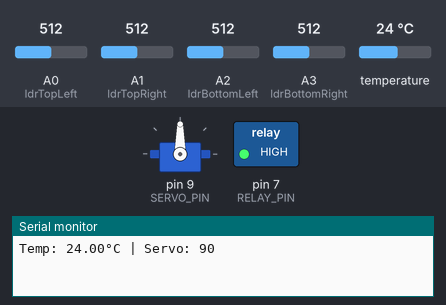
This sketch was run on a simulated Arduino Uno, built with avr-gcc and run on an emulated ATmega328P. On the bench: servo, switched loads named in the sketch (green lamp = pin HIGH), the last lines printed to the serial monitor. The inputs (shaded band) are chosen by the test bench; at power-on: A0 (ldrTopLeft) = 512, A1 (ldrTopRight) = 512, A2 (ldrBottomLeft) = 512, A3 (ldrBottomRight) = 512, temperature 24 °C.

Above: at 2.5 s.
2.6 s: A0 (ldrTopLeft) set to 537
5.0 s: A0 (ldrTopLeft) set to 561
At 25.7 s:
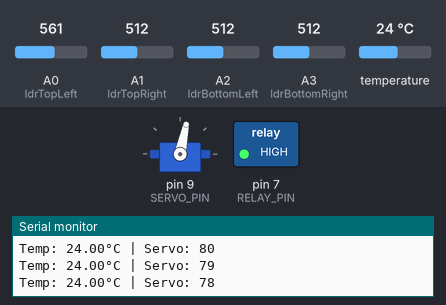
Timing chart, 0 to 26.3 s (numbered marks = the images above; inputs shaded):
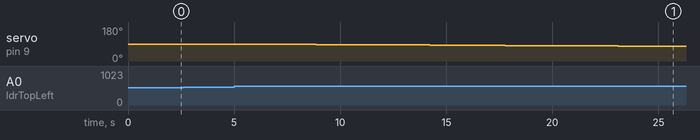

Measured:
- the behaviour switches between 553 and 554 on A0 (ldrTopLeft) (found by bisection; images 0 and 1)
- after the input at 5.0 s, servo on pin 9 (SERVO_PIN): moves from 90° to 78° over 19.6 s, starting after 0.31 s

The sketch:

code.ino
```cpp
#include <Servo.h>
#include <OneWire.h>
#include <DallasTemperature.h>

#define ONE_WIRE_BUS 2
#define RELAY_PIN 7
#define SERVO_PIN 9

// LDR pins
const int ldrTopLeft = A0;
const int ldrTopRight = A1;
const int ldrBottomLeft = A2;
const int ldrBottomRight = A3;

Servo horizontalServo;
OneWire oneWire(ONE_WIRE_BUS);
DallasTemperature sensors(&oneWire);

int servoPosition = 90;
const int minServo = 60;
const int maxServo = 120;
const int threshold = 20;
const float tempThreshold = 45.0;

void setup() {
  Serial.begin(9600);
  sensors.begin();

  pinMode(RELAY_PIN, OUTPUT);
  digitalWrite(RELAY_PIN, HIGH); // Pump OFF

  horizontalServo.attach(SERVO_PIN);
  horizontalServo.write(servoPosition);

  pinMode(ldrTopLeft, INPUT);
  pinMode(ldrTopRight, INPUT);
  pinMode(ldrBottomLeft, INPUT);
  pinMode(ldrBottomRight, INPUT);
}

void loop() {
  // --------- LDR SUN TRACKING ---------
  int tl = analogRead(ldrTopLeft);
  int tr = analogRead(ldrTopRight);
  int bl = analogRead(ldrBottomLeft);
  int br = analogRead(ldrBottomRight);

  int avgLeft = (tl + bl) / 2;
  int avgRight = (tr + br) / 2;
  int diff = avgLeft - avgRight;

  if (diff < -threshold && servoPosition < maxServo) {
    servoPosition++;
    horizontalServo.write(servoPosition);
    delay(15);
  } else if (diff > threshold && servoPosition > minServo) {
    servoPosition--;
    horizontalServo.write(servoPosition);
    delay(15);
  }

  // --------- TEMPERATURE + PUMP ---------
  sensors.requestTemperatures();
  float tempC = sensors.getTempCByIndex(0);

  Serial.print("Temp: ");
  Serial.print(tempC);
  Serial.print("°C | Servo: ");
  Serial.println(servoPosition);

  if (tempC > tempThreshold) {
    digitalWrite(RELAY_PIN, LOW);  // Pump ON
  } else {
    digitalWrite(RELAY_PIN, HIGH);   // Pump OFF
  }

  delay(1000); // Wait before next loop
}
```
